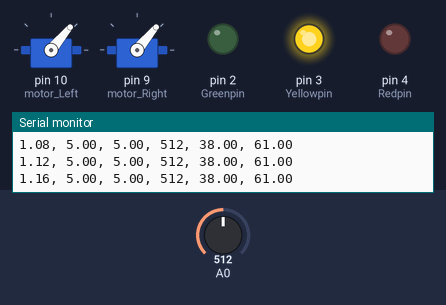
Simulated run of this sketch. Board: Arduino Uno, built with avr-gcc and run on an emulated ATmega328P. Parts: 2 × servo, output pins drawn as LEDs (lit = HIGH), the last lines printed to the serial monitor. Inputs (shaded band) come from the test bench; at power-on: A0 = 512. At 9.5 s the program stops and its outputs stay as they are.

Above: at 4.5 s.
4.6 s: A0 set to 900
At 5.8 s:
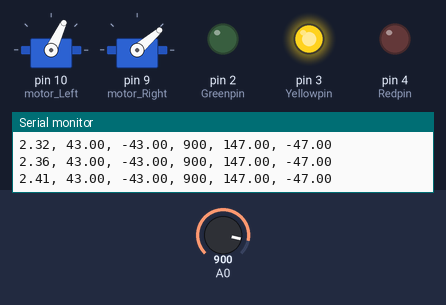
6.1 s: A0 set to 1023
At 8.8 s:
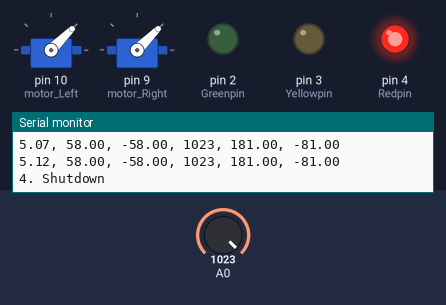
At 10.6 s:
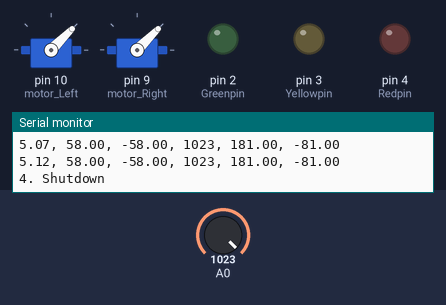
Timing chart, 0 to 11.0 s (numbered marks = the images above; inputs shaded):
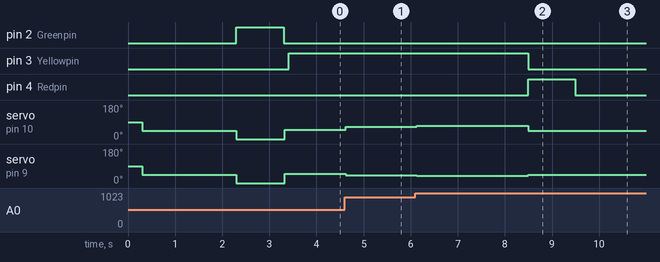

Measured:
- after the input at 4.6 s, servo on pin 10 (motor_Left): 50° → 65° at once; servo on pin 9 (motor_Right): 50° → 41° at once
- after the input at 6.1 s, servo on pin 10 (motor_Left): 65° → 70° at once, → 45° 2.4 s later; servo on pin 9 (motor_Right): 41° → 38° at once, → 45° 2.4 s later

The sketch:

Arduino_Code.ino
```cpp
/*
--------------------------------------------
-------- MECH1010 Coursework 2023 --------
-------- Name: Louie Burns  --------
-------- Username:  mn22lb --------
--------------------------------------------
*/
//**** SETUP LIBRARY ************** LEAVE THESE LINES UNMODIFIED! ******************
#include <Servo.h> //Include the Servo library (for communication with motor controllers)
Servo motor_Left;   //Setup Left Motor
Servo motor_Right;  //Setup Right Motor
//*********************************************************************************

//Define Global Variables

int Greenpin = 2;
int Yellowpin = 3;
int Redpin = 4;
int PotReading = 0;
bool timeStored = false;
unsigned long horizontalTime = 0;
static unsigned long StartTime = 0;

void setup() {
	//Print message that system has started
  Serial.begin(9600);
  Serial.println("0.System Started");

	//Setup LED Pins
	pinMode(Greenpin, OUTPUT);  //Green LED
	pinMode(Yellowpin, OUTPUT);  //Yellow LED
	pinMode(Redpin, OUTPUT);  //Red LED

	//**** SETUP MOTORS ************** LEAVE THESE LINES UNMODIFIED! ******************
	motor_Left.attach(10); //Atttach the left motor controller
	motor_Right.attach(9);
	delay(300);
  //Initialise motors
	motor_Left.writeMicroseconds(1000);
	motor_Right.writeMicroseconds(1000);
  delay(2000); //wait 2s to initialise the controller

	//Intialise Motors with 0 signal
	motor_Left.write(0);
	motor_Right.write(0);

	//Green LED Alert on for 1 second
	digitalWrite(Greenpin, HIGH);
	delay(1000);
	digitalWrite(Greenpin, LOW);

	//Message system initialised
	Serial.println("1. System Initiated");

  //*********************************************************************************
	//Message controller starting
	Serial.println("2.Controller Starting");

	//Print the Headings for the data
	Serial.println("Time,Angle,Error,Control Signal,Motor L, Motor R");

	//Record the initial start time
	StartTime = millis();
}

void loop() {
	//Find the current time & find elapsed time
  float ControllerTime = millis();
  float ElapsedTime = (ControllerTime - StartTime) / 1000.0;

	//Read the potentiometer
  PotReading = readPot();

	//Calculate the angle from the reading & store as error
  float angle = map(PotReading, 371, 729, 22.00, -22.00);
  float error = angle;

	//Find the percent that each motor must be used
	float Lpercent = map(angle, 22.00, -22.00, 0, 100);
  float Rpercent = map(angle, -22.00, 22.00, 0, 100);

	//Conver the percent into a motor signal
	float Lpower = map(Lpercent, 0, 100, 45,  59);
  float Rpower = map(Rpercent, 0, 100, 45, 54);


  angle = abs(angle);

	//Control the motors
	setMotorPosition(Lpower, Rpower);

	//Print the values
  Serial.print(ElapsedTime, 2);
  Serial.print(", " );
  Serial.print(angle, 2);
  Serial.print(", " );
  Serial.print(error, 2);
  Serial.print(", " );
  Serial.print(PotReading, DEC);
  Serial.print(", " );
  Serial.print(Lpercent, 2);
  Serial.print(", " );
  Serial.println(Rpercent, 2);
	delay(40);

  //Store current time as Horizontal Time if not scanning
  if (!timeStored) {
    horizontalTime = millis();
  }

//Check to see if current angle is between -5 and 5
  if (angle >= -5 && angle <= 5 && !timeStored) {
    horizontalTime = millis();
    digitalWrite(Yellowpin, HIGH);
    Serial.println("3. Scanning Started");
    timeStored = true;
  }

//Check to see if you have been scanning for more than 5s
  if ((ControllerTime - horizontalTime )> 5000) {
    digitalWrite(Yellowpin, LOW);
    digitalWrite(Redpin, HIGH);
    Serial.println("4. Shutdown");
    motor_Left.write(45);
    motor_Right.write(45);
    delay(1000);
    digitalWrite(Redpin, LOW);
    while(1);
  }
}

//Read the potentiometer
int readPot() {
  int potReading = analogRead(A0);
  return potReading;
}

//Set the motors to their desired power
void setMotorPosition(int left_pos, int right_pos) {
	motor_Left.write(left_pos);
	motor_Right.write(right_pos);
}
```
